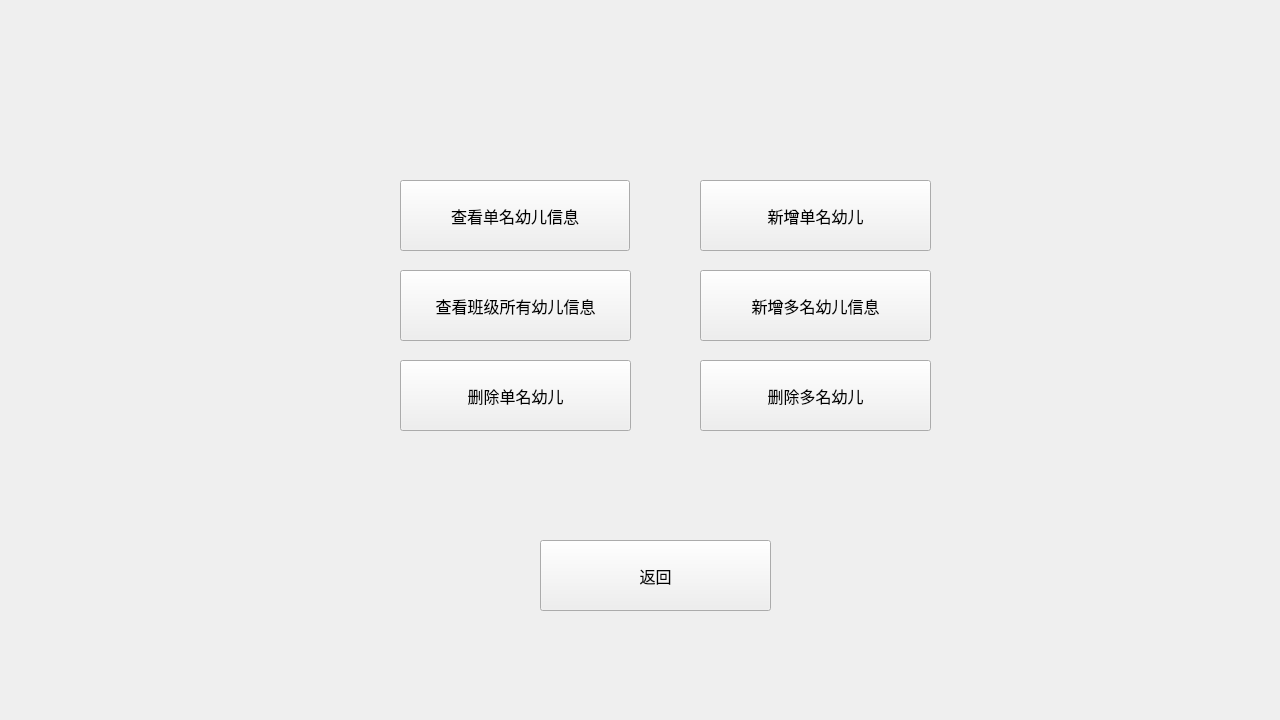
<?xml version="1.0" encoding="UTF-8"?>
<ui version="4.0">
    <class>Form</class>
    <widget class="QWidget" name="Form">
        <property name="geometry">
            <rect>
                <x>0</x>
                <y>0</y>
                <width>1280</width>
                <height>720</height>
            </rect>
        </property>
        <property name="windowTitle">
            <string>Form</string>
        </property>
        <widget class="QPushButton" name="pushButton">
            <property name="geometry">
                <rect>
                    <x>400</x>
                    <y>180</y>
                    <width>230</width>
                    <height>71</height>
                </rect>
            </property>
            <property name="font">
                <font>
                    <family>Adobe 黑体 Std R</family>
                    <pointsize>12</pointsize>
                </font>
            </property>
            <property name="text">
                <string>查看单名幼儿信息</string>
            </property>
        </widget>
        <widget class="QPushButton" name="pushButton_2">
            <property name="geometry">
                <rect>
                    <x>400</x>
                    <y>360</y>
                    <width>231</width>
                    <height>71</height>
                </rect>
            </property>
            <property name="font">
                <font>
                    <family>Adobe 黑体 Std R</family>
                    <pointsize>12</pointsize>
                </font>
            </property>
            <property name="text">
                <string>删除单名幼儿</string>
            </property>
        </widget>
        <widget class="QPushButton" name="pushButton_3">
            <property name="geometry">
                <rect>
                    <x>700</x>
                    <y>180</y>
                    <width>231</width>
                    <height>71</height>
                </rect>
            </property>
            <property name="font">
                <font>
                    <family>Adobe 黑体 Std R</family>
                    <pointsize>12</pointsize>
                </font>
            </property>
            <property name="text">
                <string>新增单名幼儿</string>
            </property>
        </widget>
        <widget class="QPushButton" name="pushButton_4">
            <property name="geometry">
                <rect>
                    <x>540</x>
                    <y>540</y>
                    <width>231</width>
                    <height>71</height>
                </rect>
            </property>
            <property name="font">
                <font>
                    <family>Adobe 黑体 Std R</family>
                    <pointsize>12</pointsize>
                </font>
            </property>
            <property name="text">
                <string>返回</string>
            </property>
        </widget>
        <widget class="QPushButton" name="pushButton_5">
            <property name="geometry">
                <rect>
                    <x>400</x>
                    <y>270</y>
                    <width>231</width>
                    <height>71</height>
                </rect>
            </property>
            <property name="font">
                <font>
                    <family>Adobe 黑体 Std R</family>
                    <pointsize>12</pointsize>
                </font>
            </property>
            <property name="text">
                <string>查看班级所有幼儿信息</string>
            </property>
        </widget>
        <widget class="QPushButton" name="pushButton_6">
            <property name="geometry">
                <rect>
                    <x>700</x>
                    <y>270</y>
                    <width>231</width>
                    <height>71</height>
                </rect>
            </property>
            <property name="font">
                <font>
                    <family>Adobe 黑体 Std R</family>
                    <pointsize>12</pointsize>
                </font>
            </property>
            <property name="text">
                <string>新增多名幼儿信息</string>
            </property>
        </widget>
        <widget class="QPushButton" name="pushButton_7">
            <property name="geometry">
                <rect>
                    <x>700</x>
                    <y>360</y>
                    <width>231</width>
                    <height>71</height>
                </rect>
            </property>
            <property name="font">
                <font>
                    <family>Adobe 黑体 Std R</family>
                    <pointsize>12</pointsize>
                </font>
            </property>
            <property name="text">
                <string>删除多名幼儿</string>
            </property>
        </widget>
    </widget>
    <resources/>
    <connections/>
</ui>
